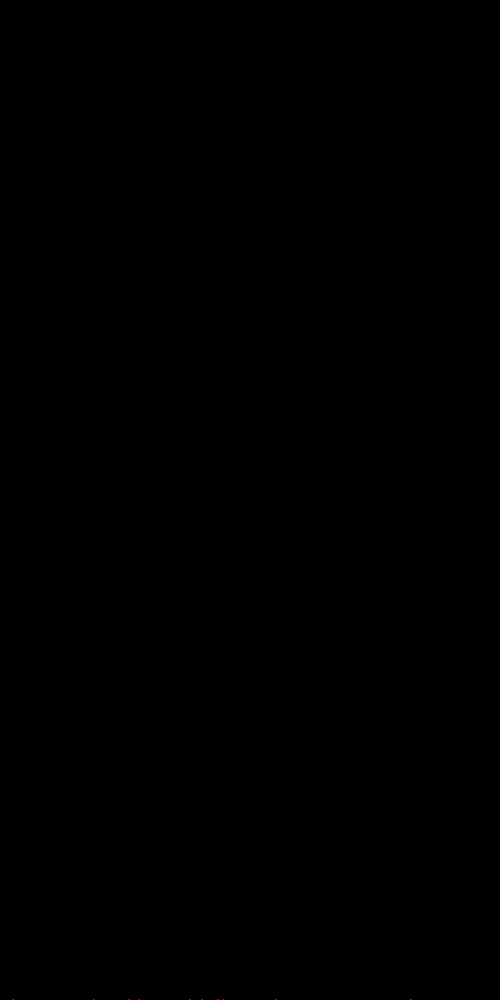
Frame 1 (no input)
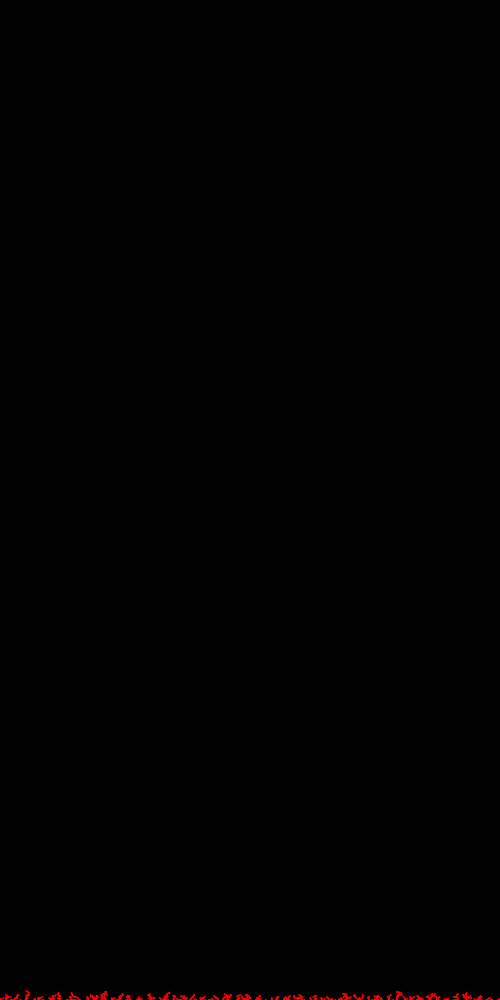
Frame 60 (the mouse pressed at the canvas centre just before this capture)
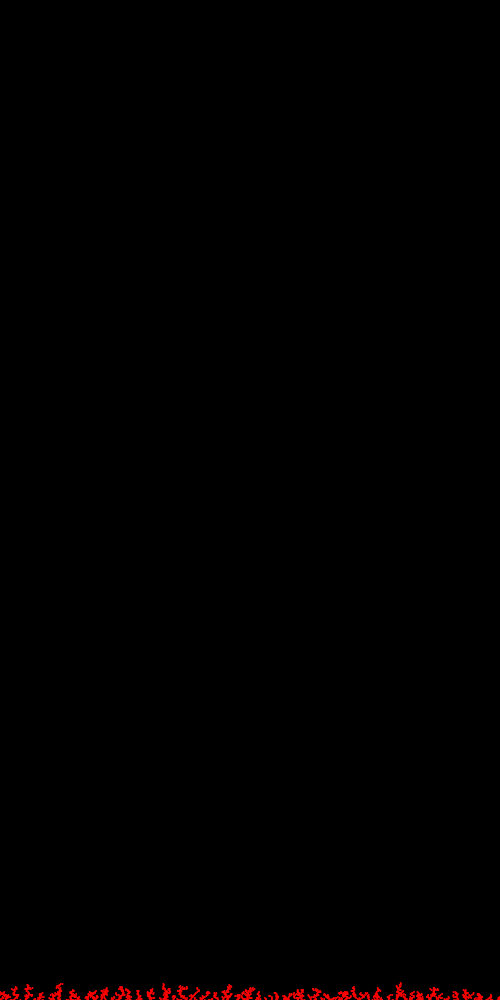
Frame 120 (the mouse held since frame 60 and released just before this capture)

The Processing sketch that drew these frames (run headless with seeded random() and noise(); from frame 60 on, the mouse is pressed at the canvas centre):

// Processing sketch: DLA2D_Line
// ── DLA2D_Line.pde
ArrayList<PVector>stuck;
void setup(){
  size(500,1000);
  pixelDensity(2);
  stuck=new ArrayList<PVector>();
  //stuck.add(new PVector(width/2,0));
}
float rad=2;
float fract(float f){
  float fract= f-floor(f);
  return cos(TWO_PI*fract)/2+0.5;
}
float highestY;
int iters=0;
void draw(){
  background(0);
  highestY=0;
  for(PVector p:stuck)if(p.y<highestY)highestY=p.y;
  for(int i=0;i<10;i++)doPoint();
  for(PVector p:stuck){
    //fill(255,0,0);
    colorMode(HSB,100);
    fill(color(fract(p.z*0.00001)*100,100,100));
    noStroke();
    ellipse(p.x,p.y,rad,rad);
  }
}
boolean notTouching(PVector p){
  for(PVector p1:stuck){
    //if(p1.y>highestY+200)continue;
    if(dist(p.x,p.y,p1.x,p1.y)<rad)return false;
  }
  return true;
}
void doPoint(){
  iters++;
  PVector p=new PVector(random(0,width-0),0,iters);
  p.x=width/2+random(-100,100);
  p.x=random(width);
  while(p.y<height&&notTouching(p)){
    p.x+=random(-5,5);
    p.y+=1;
    if(p.x<0)p.x=width;
    if(p.x>width)p.x=0;
    //if(p.y<0)p.y=height;
    //if(p.y>height+10)p.y=0;
  }
  //if(p.y>=highestY)
    stuck.add(p);
}
